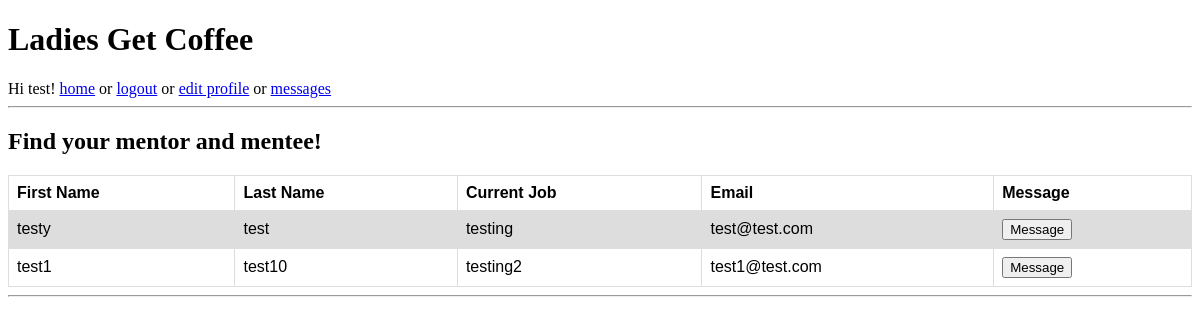
The page / (signed in) on the database as committed earlier.
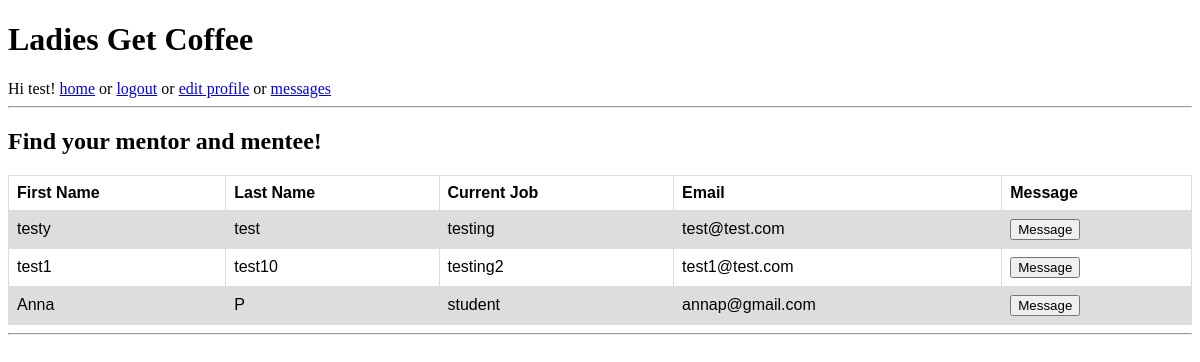
The same page on the database as committed later.
### app/models.py (models this page shows, shortened)
class UserProfile(models.Model):
    user = models.OneToOneField(User, on_delete=models.CASCADE)
    first_name = models.CharField(max_length = 50, default='', blank=True)
    last_name = models.CharField(max_length = 50, default='', blank=True)
    email = models.CharField(max_length = 50, default='', blank=True)
    current_job = models.CharField(max_length = 50, default='', blank=True)

### app/views.py (the view)
# urls.py: url(r'^$', app_views.landing_page, name='landing_page'),
def landing_page(request):
    if request.user.is_authenticated:
        profiles = UserProfile.objects.all()
        data = {'profiles':profiles}
        return render(request, "home.html", data)
    else:
        return render(request, "landing_page.html")

### app/templates/home.html (shortened to what this page needs)
{% extends 'base.html' %}
{% block content %}
  <h2>Find your mentor and mentee!</h2>
  <table>
      <tr>
          <th>First Name</th>
          <th>Last Name</th>
          <th>Current Job</th>
          <th>Email</th>
          <th>Message</th>
      </tr>
      {% for profile in profiles %}
      <tr>
          <td>{{ profile.first_name }}</td>
          <td>{{ profile.last_name }}</td>
          <td>{{ profile.current_job }}</td>
          <td>{{ profile.email }}</td>
          <td>
            <form action="messages/new_message" method="get">
              <button type="submit">Message</button>
            </form>
          </td>
      </tr>
      {% endfor %}
  </table>
{% endblock %}

### templates/base.html (shortened to what this page needs)
<!DOCTYPE html>
<html>
<head>
</head>
<body>
  <header>
    <h1>Ladies Get Coffee</h1>
    {% if user.is_authenticated %}
      Hi {{ user.username }}!
      <a href="{% url 'landing_page' %}">home</a>
      or
      <a href="{% url 'logout' %}">logout</a>
      or
      <a href="{% url 'edit_profile' %}">edit profile</a>
      or
      <a href="{% url 'view_messages' %}">messages</a>
    {% else %}
      <a href="{% url 'landing_page' %}">home</a>
      or
      <a href="{% url 'login' %}">login</a>
      or
      <a href="{% url 'signup' %}">sign up</a>
    {% endif %}
  </header>
  <hr>
  <main>
    {% block content %}
    {% endblock %}
  </main>
  <hr>
</body>
</html>

### templates/base.html (style rules this page uses)
table { font-family: arial, sans-serif; border-collapse: collapse; width: 100%; }
td, th { border: 1px solid #dddddd; text-align: left; padding: 8px; }
tr:nth-child(even) { background-color: #dddddd; }

Rows that differ between the two databases and show on the page:
added UserProfile: first_name "Anna", last_name "P", current_job "student", email "annap@gmail.com"
